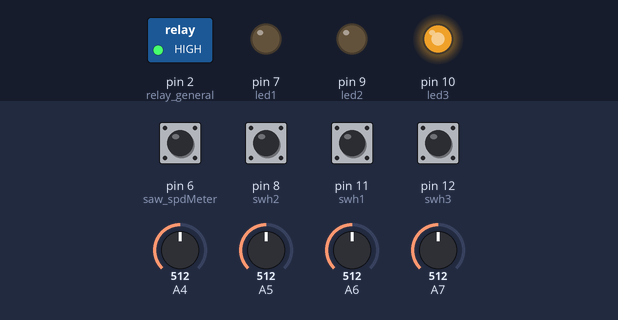
The sketch below on a simulated Arduino Nano, built with avr-gcc and run on an emulated ATmega328P. Parts: switched loads named in the sketch (green lamp = pin HIGH), output pins drawn as LEDs (lit = HIGH). The test bench sets the inputs (shaded band); at power-on: pin 6 (saw_spdMeter), pin 11 (swh1), pin 12 (swh3) HIGH, pin 8 (swh2) LOW, A4 = 512, A5 = 512, A6 = 512, A7 = 512. What the sketch prints to the serial monitor is not drawn.

Above: at 1.2 s.
1.3 s: A4 set to 615
At 1.43 s:
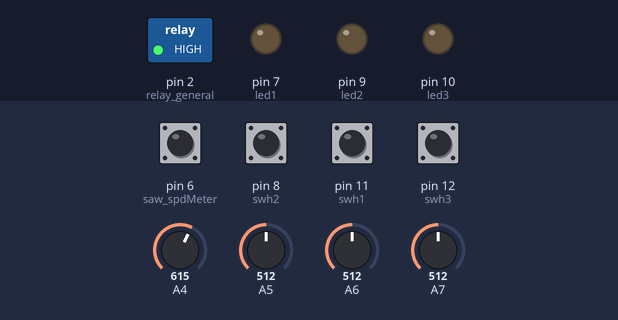
4.3 s: A4 set to 632
7.3 s: pin 8 (swh2) pulled HIGH for 1 s
At 8.18 s:
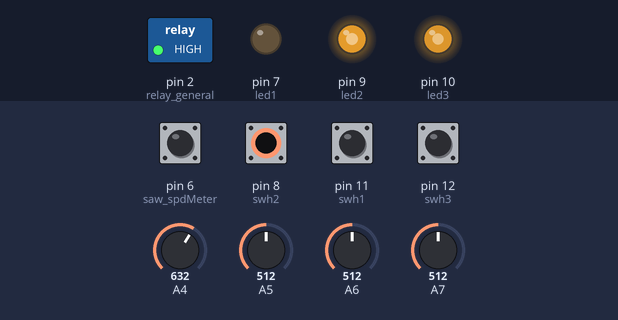
10.3 s: pin 11 (swh1) pulled LOW for 1 s
13.3 s: A4 set to 30
16.3 s: pin 11 (swh1) pulled LOW for 0.15 s
At 16.38 s:
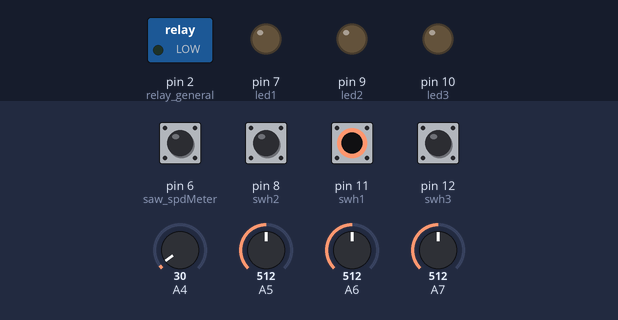
Timing chart, 0 to 20.4 s (numbered marks = the images above; inputs shaded):
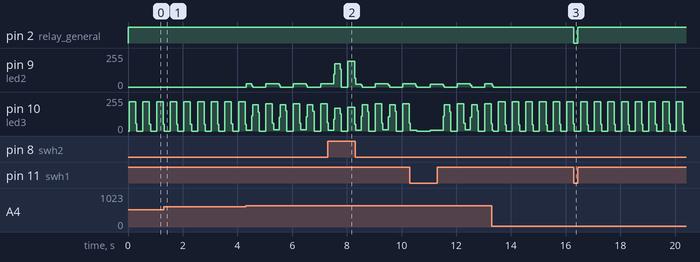

The sketch:

paperCutter.ino
```cpp
// PINOUTS  hello1
// outputs
#define led1 7 // small red LED
#define led2 9
#define led3 10
#define relay_general 2 // emergency stop
// inputs
#define ther1 A4       // saw_esc // thermal sensitive resister
#define ther2 A5       // saw_motor
#define ther3 A6       // middle_motor
#define ther4 A7       // paperContainer_motor
#define saw_spdMeter 6 // photo interrupt sensor, used to read the rpm of the saw
#define swh1 11
#define swh2 8
#define swh3 12
// ERROR TYPES
// #define error_rpm mainMotor_rpm() < 1000 && digitalRead(swh2)

unsigned long prev_time = 0;
bool prev_state, present_state;
float rpm = 0;
int8_t counter = 0;
float mainMotor_rpm()
{
    present_state = digitalRead(6);
    if (present_state != prev_state)
    { // changed
        if (++counter >= 2)
        {
            // time_elapsed = micros() - prev_time;
            rpm = (float)60000000 / (micros() - prev_time);
            prev_time = micros();
            counter = 0;
        }
        prev_state = present_state;
        // Serial.println("hi");
    }
    else if (micros() - prev_time > 500000)
    { // over 0.5 sec no change
        rpm = 0;
        prev_time = micros();
    }

    if (millis() % 100 <= 5)
    {
        // Serial.println(rpm);
        return rpm;
    }
}

int temp(uint8_t num)
{
    // int8_t pins[4] = {19U, 18U, 17U, 16U};
    // Serial.println(digitalRead(6));
    return map(analogRead(num), 576, 606, 30, 37);
}

int8_t error_swh()
{
    int8_t swh_state = (!digitalRead(swh1) << 2) + (digitalRead(swh2) << 1) + digitalRead(swh3);
    Serial.print(swh_state, 2);
    Serial.print(' ');
    if (swh_state == 0B011)
    {
        return 1;
    }
    if (swh_state == 0B001)
    {
        return 2;
    }
    if (swh_state == 0B010)
    {
        return 3;
    }
    return 0;
}

int8_t error_temp()
{
    return (temp(ther1) > 40 || temp(ther2) > 40 || temp(ther3) > 40) << 1 + (temp(ther4) > 40);
}

bool prev_a = 0;
unsigned long a_startTime = millis();
bool error_rpm()
{
    bool a = mainMotor_rpm() < 1000 && digitalRead(swh2) && !digitalRead(swh1);
    if (!prev_a && a)
    { // a: ok->error
        a_startTime = millis();
    }
    if ((millis() - a_startTime) > 500 && a)
    { // time out and error
        return 1;
    }
    prev_a = a;
    return 0;
}

void setup()
{
    Serial.begin(115200);
    pinMode(led1, OUTPUT);
    pinMode(led2, OUTPUT);
    pinMode(led3, OUTPUT);
    pinMode(relay_general, OUTPUT); // emergency stop, high if detect problem
    pinMode(saw_spdMeter, INPUT);
    pinMode(swh1, INPUT); // reads the state of the saw relay, high if turned on
    pinMode(swh2, INPUT);
    pinMode(swh3, INPUT);
    prev_state = digitalRead(saw_spdMeter); // mainMotor_rpm()
}

void loop()
{
    // initialize
    digitalWrite(led1, 0);
    digitalWrite(led2, 0);
    digitalWrite(led3, 0);
    bool relay_general_out = 0;
    // digitalWrite(relay_general, 0);

    // errors feedback
    int8_t error_swhB = error_swh();
    if (error_swhB)
    {
        relay_general_out = 1;
        switch (error_swhB)
        {
        case 1:
            digitalWrite(led2, (millis() % 500 > 250) ? 0 : 1);
            digitalWrite(led3, (millis() % 500 > 250) ? 0 : 1);
            break;
        case 2:
            digitalWrite(led3, (millis() % 500 > 250) ? 0 : 1);
            break;
        case 3:
            digitalWrite(led2, (millis() % 500 > 250) ? 0 : 1);
            break;
        default:
            break;
        }
    }
    if (error_rpm())
    {
        // digitalWrite(relay_general, 1);
        relay_general_out = 1;
        digitalWrite(led2, 1);
    }
    int8_t error_tempB = error_temp();
    if (error_tempB)
    {
        relay_general_out = 1;
        if (error_tempB && 0B10 == 0B10)
        {
            digitalWrite(led2, (millis() % 1000 > 500) ? 0 : 1);
        }
        if (error_tempB && 0B01 == 0B01)
        {
            digitalWrite(led3, (millis() % 1000 > 500) ? 0 : 1);
        }
    }
    digitalWrite(relay_general, relay_general_out);
}
```

Measured:
- after the input at 16.3 s, pin 2 (relay_general): HIGH → LOW at once, → HIGH 0.15 s later
